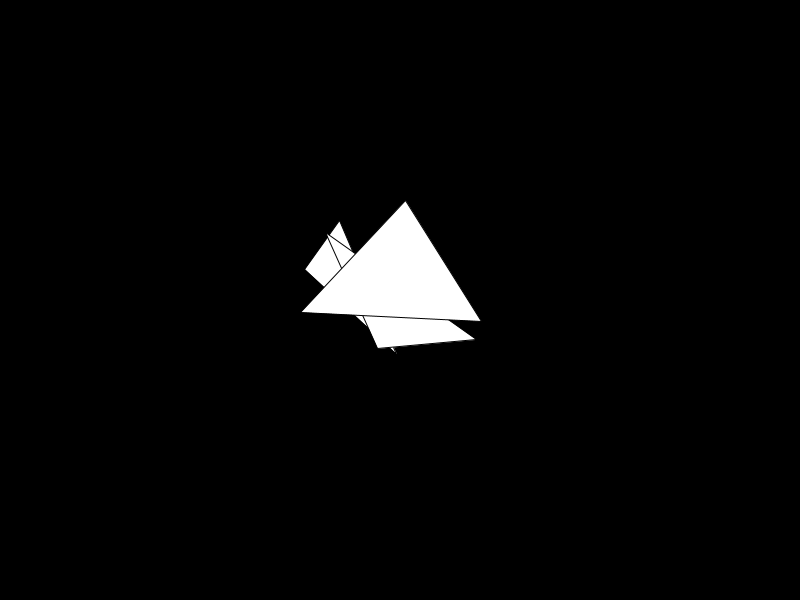
Frame 1 (no input)
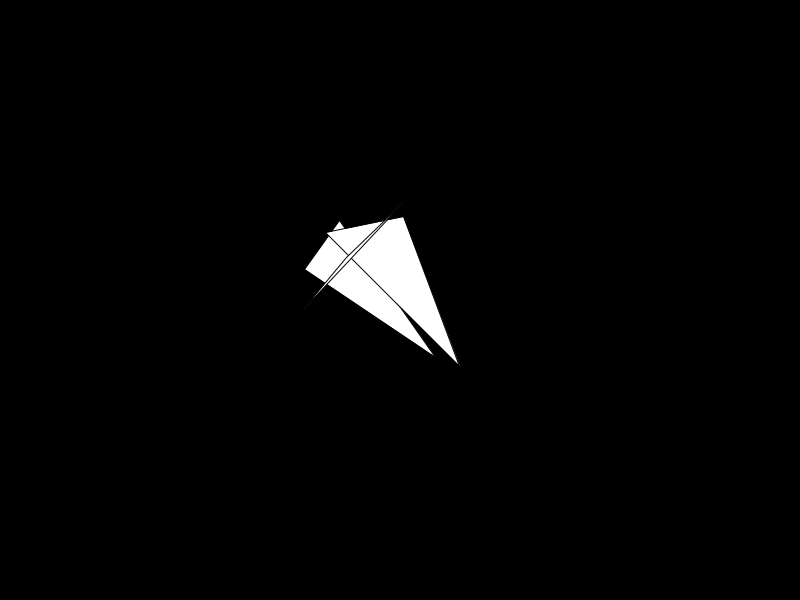
Frame 60 (the mouse pressed at the canvas centre just before this capture)
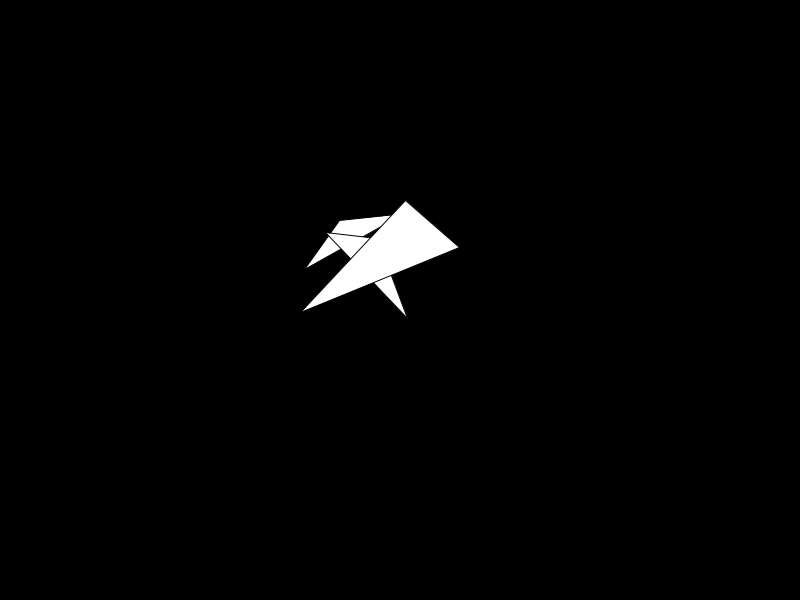
Frame 120 (the mouse held since frame 60 and released just before this capture)

The Processing sketch that drew these frames (run headless with seeded random() and noise(); from frame 60 on, the mouse is pressed at the canvas centre):

// Processing sketch: CirculoConRelleno2
// ── CirculoConRelleno2.pde
final int radius = 100;
final int CANTPOINTS =10;
PVector[] cPoint = new PVector[CANTPOINTS];
PVector[] tcPoint = new PVector[CANTPOINTS];

void setup(){
  size(800,600);
  smooth();
  for(int i=0;i<CANTPOINTS;i++){
    final float val =random(0,TWO_PI);
    if(i%2==0){
      cPoint[i] =  new PVector((width/2)+cos(val)*radius,(height/2)+sin(val)*radius);
    }else{
      cPoint[i] =  new PVector((width/2)+cos(val)*random(radius/2, radius),(height/2)+sin(val)*random(radius/2, radius));
      final float val2 =random(0,TWO_PI);
      tcPoint[i] =  new PVector((width/2)+cos(val2)*random(radius/2, radius),(height/2)+sin(val2)*random(radius/2, radius));
    }
  }
}

void draw(){
  background(0);
  update();
  beginShape(TRIANGLES);
  for(int i=0;i<CANTPOINTS;i++){
    vertex(cPoint[i].x, cPoint[i].y);
  }
  endShape();
}


void update(){
  for(int i=0;i<CANTPOINTS;i++){
    if(i%2!=0){
      cPoint[i].x+=(tcPoint[i].x-cPoint[i].x)/16;
      cPoint[i].y+=(tcPoint[i].y-cPoint[i].y)/16;
      if( (abs(tcPoint[i].x-cPoint[i].x)<10)&(abs(tcPoint[i].y-cPoint[i].y)<10) ){
        final float val =random(0,TWO_PI);
        tcPoint[i].x=(width/2)+cos(val)*radius;
        tcPoint[i].y=(height/2)+sin(val)*radius;
      }  
    }
  }
}
